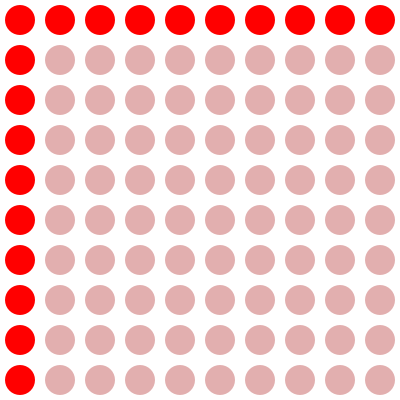
Frame 1 (no input)
Frame 60 (the mouse pressed at the canvas centre just before this capture): identical to frame 1, image omitted
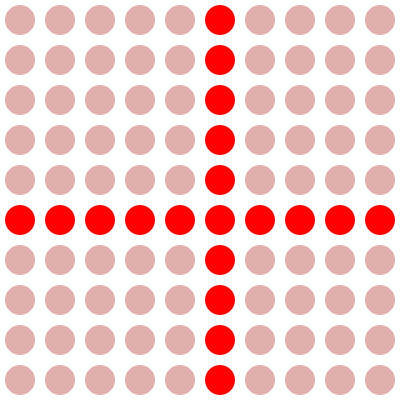
Frame 120 (the mouse held since frame 60 and released just before this capture)

The Processing sketch that drew these frames (run headless with seeded random() and noise(); from frame 60 on, the mouse is pressed at the canvas centre):

// Processing sketch: Rows_And_Columns_java
// ── Rows_And_Columns_java.pde
void setup()
{
  size(400,400);
  noStroke();
  
}
 
void draw()
{
  background(255);
 
  for (int row=0; row<10; row = row+1)
  {
    for (int col=0; col<10; col = col+1)
    {
      if (col == mouseX/40 || row==mouseY/40) {
        fill(255, 0, 0);
      }
      else {
        fill(180,50, 50, 100);
      }
      circle(20 + col*40, 20 + row*40,30);
      
    }
  }
}
